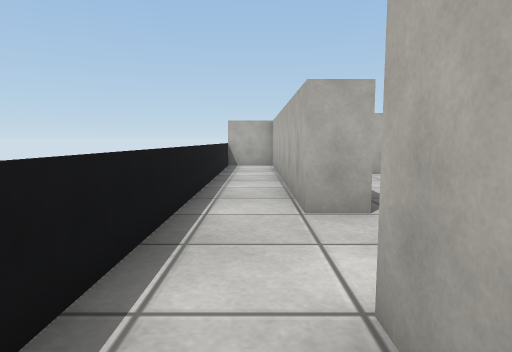
View 1 (above)

16 first-person views from a walk through a robot-simulator world made for Webots. The camera is 0.22 m above the floor, tilts 6° down and sees 75° across. The floor is counted in squares, 0.25 m on a side. Each view is taken from the middle of a square. On the plan, view 1 faces up. The plan holds only what a view shows up to about 12 squares ahead; the rest is blank. The place goes on beyond the plan. Robots are left out. Simple shapes and patterns stand in for the simulator's stock objects.

View 2
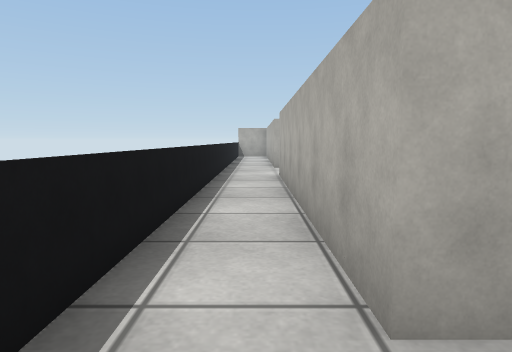

View 3
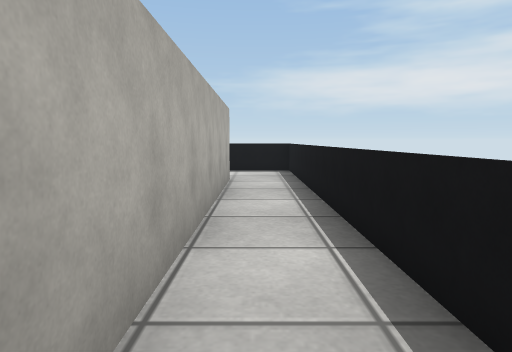

View 4
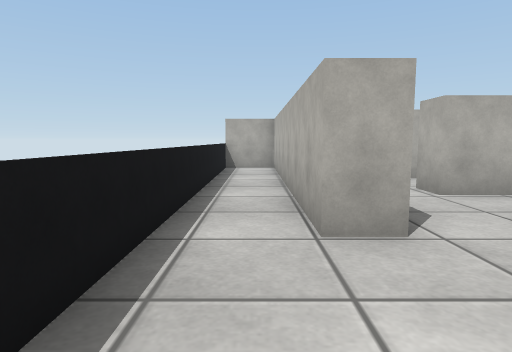

View 5
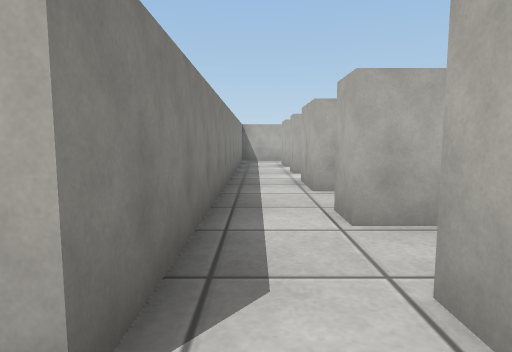

View 6
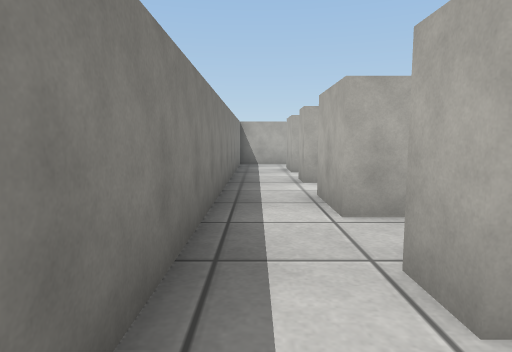

View 7
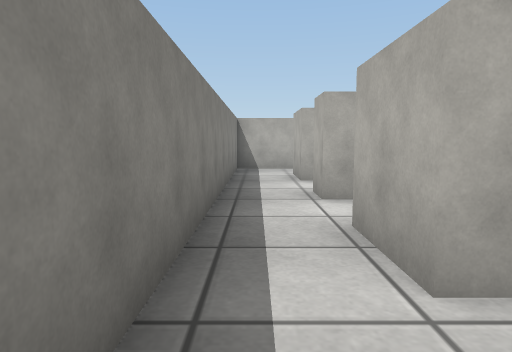

View 8
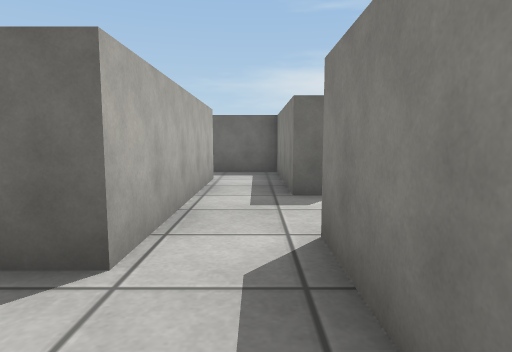

View 9
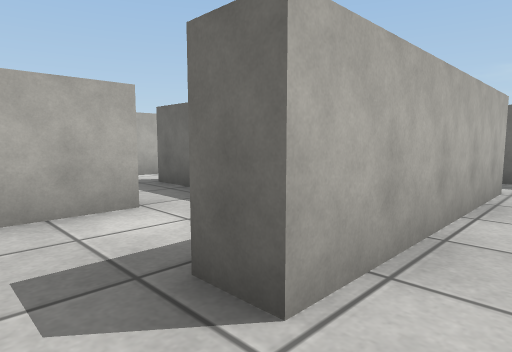

View 10
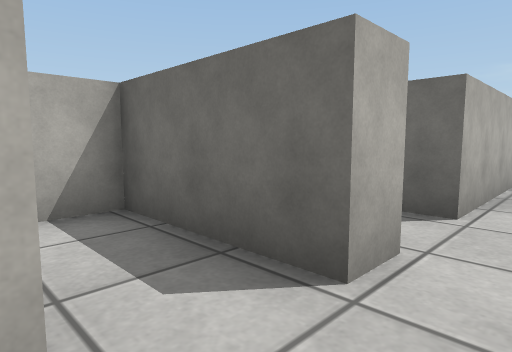

View 11
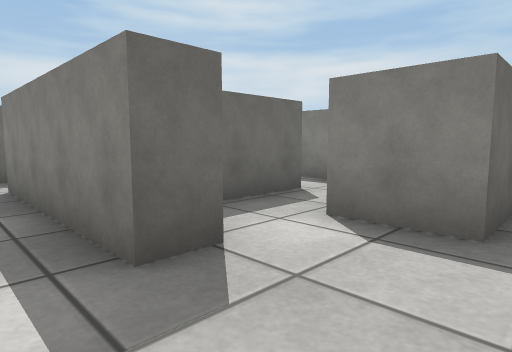

View 12
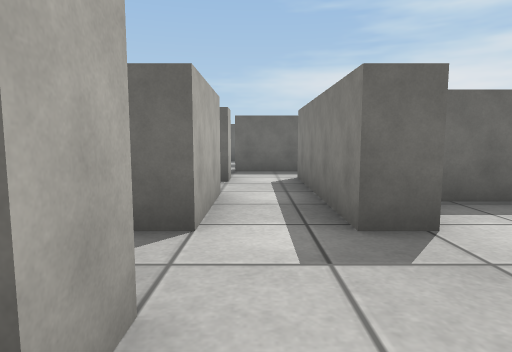

View 13
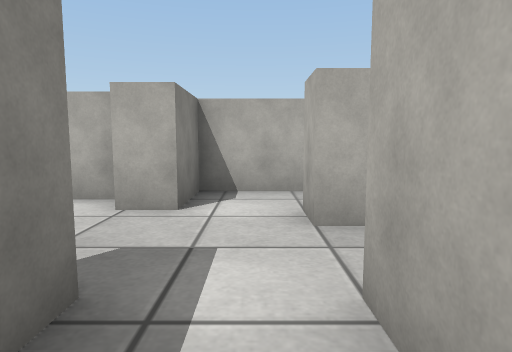

View 14
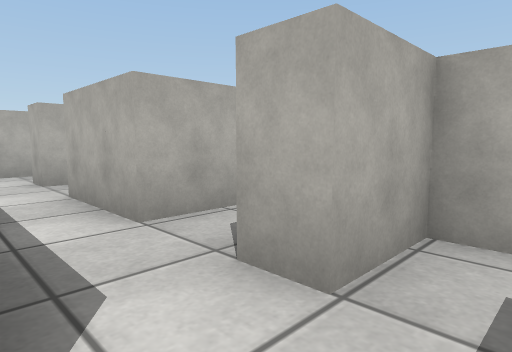

View 15
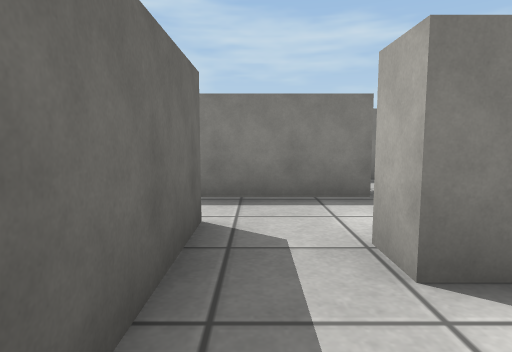

View 16
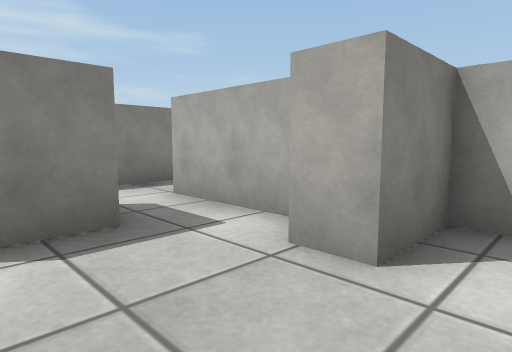

### Floor plan
Points are (right, up) in squares from view 1. A wall is a line through its corners. A room is listed if a view was taken in it or the views show most of it. See-through windows are left out.
Room 1 (views 1, 2, 3, 4)
walls: (0.6, 4) (0.6, 12) (-1, 12); (1.2, -5.6) (0.6, -5.6) (0.6, 1.6)
low walls: (-1, 12) (-1, -8) (0.9, -8)
ways out: opening at (1, 3) to room 2
Room 2 (views 5, 6, 7, 8, 9)
walls: (3, 6.4) (3, 7.2) (6.2, 7.2) (6.2, 8.2); (0.9, 1.6) (1.4, 1.6) (1.4, -2.1); (1.4, 8.5) (1.4, 4) (0.6, 4); (3, -0.9) (3, 4.8); (3.9, 8.8) (3, 8.8); (1.4, -2.4) (3.2, -2.4)
ways out: opening at (1, 3) to room 1; opening at (2, 9.5) to room 3; gap at (3, 5) to room 5
Room 3 (views 10, 11, 12, 13, 14, 15, 16)
walls: (6.1, 8.8) (7, 8.8) (7, 4) (6.2, 4); (8.6, 10.4) (8.6, 11.2); (5.9, 12) (3, 12); (3, 8.8) (3, 10.4) (4.6, 10.4) (4.6, 8.8); (8.6, 6.4) (8.6, 8.8); (9, 12.8) (7, 12.8) (7, 11.2) (6.1, 11.2); (1.4, 11.5) (1.4, 8.5); (5.4, 2.4) (8.6, 2.4); (10.2, 1.5) (10.2, 4) (8.6, 4) (8.6, 4.9)
ways out: opening at (2, 9.5) to room 2; opening at (2, 11) to room 4; opening at (6.5, 3) to room 5; opening at (9, 12)
Room 4 (no view inside)
walls: (3, 14.4) (3, 16); (1.4, 17.2) (1.4, 11.5); (3.2, 17.6) (1.4, 17.6); (3, 12) (3, 12.9)
ways out: opening at (2, 11) to room 3; opening at (3, 17)
Room 5 (no view inside)
walls: (6.2, 4) (6.2, 5.5); (3, 4.8) (3.8, 4.8) (3.8, 2.1); (4.2, 6.4) (3, 6.4)
ways out: gap at (3, 5) to room 2; opening at (6.5, 3) to room 3

Where each view was taken, in squares from view 1:
view 1: 0 up, 0 right, facing up
view 2: 7 down, 0 right, facing up
view 3: 2 up, 0 right, facing down
view 4: 1 up, 0 right, facing up
view 5: 3 up, 2 right, facing up
view 6: 5 up, 2 right, facing up
view 7: 7 up, 2 right, facing up
view 8: 7 up, 2 right, facing down
view 9: 6 up, 2 right, facing down-right
view 10: 9 up, 2 right, facing down-right
view 11: 11 up, 8 right, facing down-left
view 12: 12 up, 8 right, facing down
view 13: 7 up, 8 right, facing up
view 14: 3 up, 7 right, facing up-right
view 15: 3 up, 9 right, facing left
view 16: 9 up, 8 right, facing up-left
